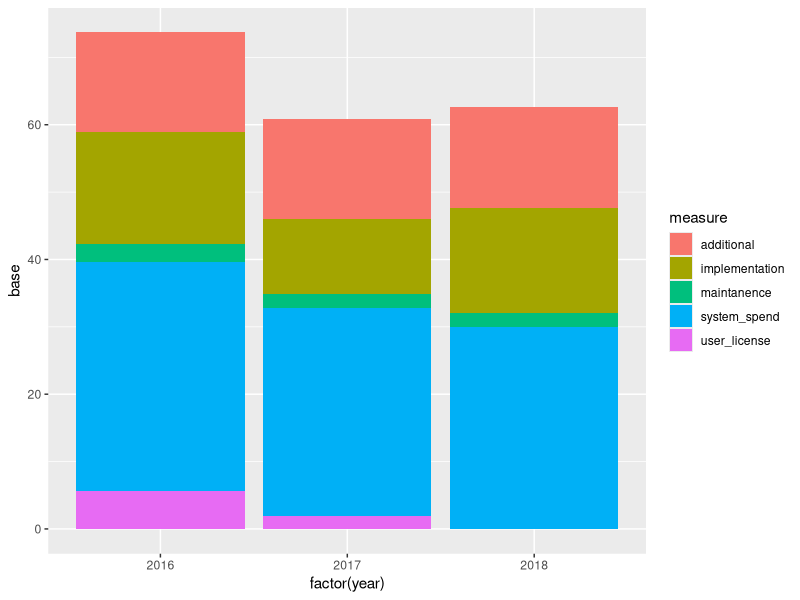
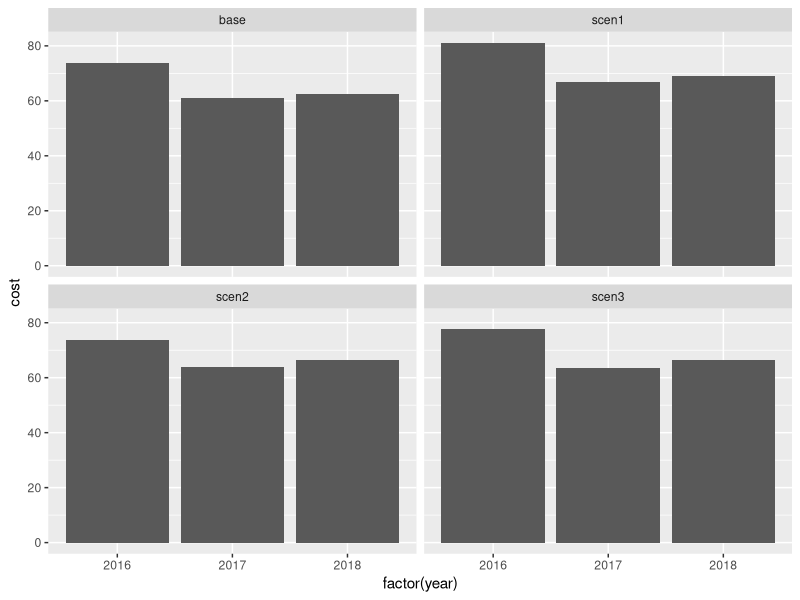

Reproduce these figures in R, in order.
# Graphs for financial budget scenarios
library(dplyr)
library(ggplot2)
library(tidyr)
## Create data-frames

# This could be imported from Excel, but is presented here instead
# for a complete example. Note how data is in tidy not wide format.
# This allows for easier manipulation in later steps.

costing <- read.table(header = TRUE, text = "
measure         year  base
implementation  2016  16.6
implementation  2017  11.2
implementation  2018  15.6
user_license    2016  5.6
user_license    2017  1.9
maintanence     2016  2.7
maintanence     2017  2.0
maintanence     2018  2.0
system_spend    2016  34.0
system_spend    2017  30.9
system_spend    2018  30.0
additional      2016  14.8
additional      2017  14.9
additional      2018  15.0
")

# Create sample scenarios. You can create these in Excel or a data file first, but I am 
# creating very simple ones through R here to show some options. 
costing <- costing %>%
  mutate(scen1 = base * 1.10) %>% # Cost up ten percent
  mutate(scen2 = ifelse(measure == "system_spend", 34, base)) %>% # system spend does not decrease yoy
  mutate(scen3 = ifelse(measure == "implementation", base * 1.25, base)) # implementation cost up 25%. 

head(costing)

# Summarize cost by year and scenario
cost_summary <- costing %>%
  group_by(year) %>%
  summarise_each(funs(sum), base, scen1, scen2, scen3) %>%
  gather("scenario", "cost", 2:5)

# Visualizations

# Base scenario
ggplot(costing, aes(x = factor(year), base, fill  = measure)) + 
  geom_bar(stat='identity') 

# Summary of costs
ggplot(cost_summary, aes(factor(year), cost)) + 
  geom_bar(stat="identity") + 
  facet_wrap(~ scenario)

